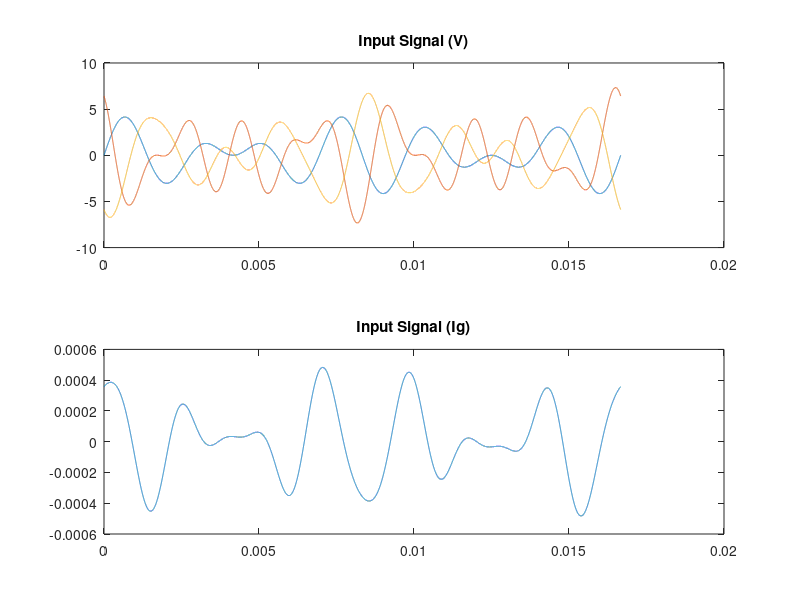

This figure's MATLAB source:
clear all
clc

#Condition

R_r = 0.4*10^6;
C_r = 66*10^-9;
R_s = 0.5*10^6;
C_s = 10*10^-9;
R_t = 0.8*10^6;
C_t = 22*10^-9;

reducer_V60 = 0.0;

######################################
#Configure

V_max = 220 * sqrt(2);
f = 60;
w = 2*pi*f;
n5 = 5;
n7 = 7;
n11 = 11;
w5 = w*n5;
w7 = w*n7;
w11 = w*n11;
p = 0.01;

amp5_r = p*rand();
amp7_r = p*rand();
amp11_r= p*rand();
amp5_s = p*rand();
amp7_s = p*rand();
amp11_s= p*rand();
amp5_t = p*rand();
amp7_t = p*rand();
amp11_t= p*rand();

stepNumber = 30000;
tstep = 1/f/stepNumber;
cycleNumber = 1;
tfinish = 1/60*cycleNumber;
t = 0:tstep:tfinish;
snr = 0.001;

#Make Datas

  V_t_r = reducer_V60 * V_max * sin(w * t);
  V_t_r = V_t_r + ...
  V_max * amp5_r * sin(w5*t) + ...
  V_max * amp7_r * sin(w7*t) + ...
  V_max * amp11_r * sin(w11*t);


  dVdt_r = reducer_V60 * V_max * w * cos(w * t);
  dVdt_r = dVdt_r + ...
  V_max * amp5_r * w5 * cos(w5*t) + ...
  V_max * amp7_r * w7 * cos(w7*t) + ...
  V_max * amp11_r * w11 * cos(w11*t);

  V_t_s = reducer_V60 * V_max * sin(w * t + pi*2/3);
  V_t_s = V_t_s + ...
  V_max * amp5_s * sin(w5*t + pi*2/3) + ...
  V_max * amp7_s * sin(w7*t + pi*2/3) + ...
  V_max * amp11_s * sin(w11*t + pi*2/3);

  dVdt_s = reducer_V60 * V_max * w * cos(w * t + pi*2/3);
  dVdt_s = dVdt_s + ...
  V_max * amp5_s * w5 * cos(w5*t + pi*2/3) + ...
  V_max * amp7_s * w7 * cos(w7*t + pi*2/3) + ...
  V_max * amp11_s * w11 * cos(w11*t + pi*2/3);
  

  V_t_t = reducer_V60 * V_max * sin(w * t - pi*2/3);
  V_t_t = V_t_t + ...
  V_max * amp5_t * sin(w5*t - pi*2/3) + ...
  V_max * amp7_t * sin(w7*t - pi*2/3) + ...
  V_max * amp11_t * sin(w11*t - pi*2/3);

  dVdt_t = reducer_V60 * V_max * w * cos(w * t - pi*2/3);
  dVdt_t = dVdt_t + ...
  V_max * amp5_t * w5 * cos(w5*t - pi*2/3) + ...
  V_max * amp7_t * w7 * cos(w7*t - pi*2/3) + ...
  V_max * amp11_t * w11 * cos(w11*t - pi*2/3);
  
Ig = V_t_r/R_r + dVdt_r * C_r + ...
    V_t_s/R_s + dVdt_s * C_s + ...
    V_t_t/R_t + dVdt_t * C_t;

figure(1);
subplot(2,1,1);
plot(t,V_t_r,t,V_t_s,t,V_t_t);
title('Input Signal (V)');
subplot(2,1,2);
plot(t,Ig);
title('Input Signal (Ig)');

printf('         condition   \r\n');
printf(['R_r : ' , num2str(R_r) , '\r\n']);
printf(['R_s : ' , num2str(R_s) , '\r\n']);
printf(['R_t : ' , num2str(R_t) , '\r\n']);
printf(['C_r : ' , num2str(C_r) , '\r\n']);
printf(['C_s : ' , num2str(C_s) , '\r\n']);
printf(['C_t : ' , num2str(C_t) , '\r\n']);

clear R_r R_s R_t C_r C_s C_t
clear amp11_r amp11_s amp11_t
clear amp5_r amp5_s amp5_t
clear amp7_r amp7_s amp7_t
clear V_max
clear f p reducer_V60 snr tfinish w w11 w7 w5
